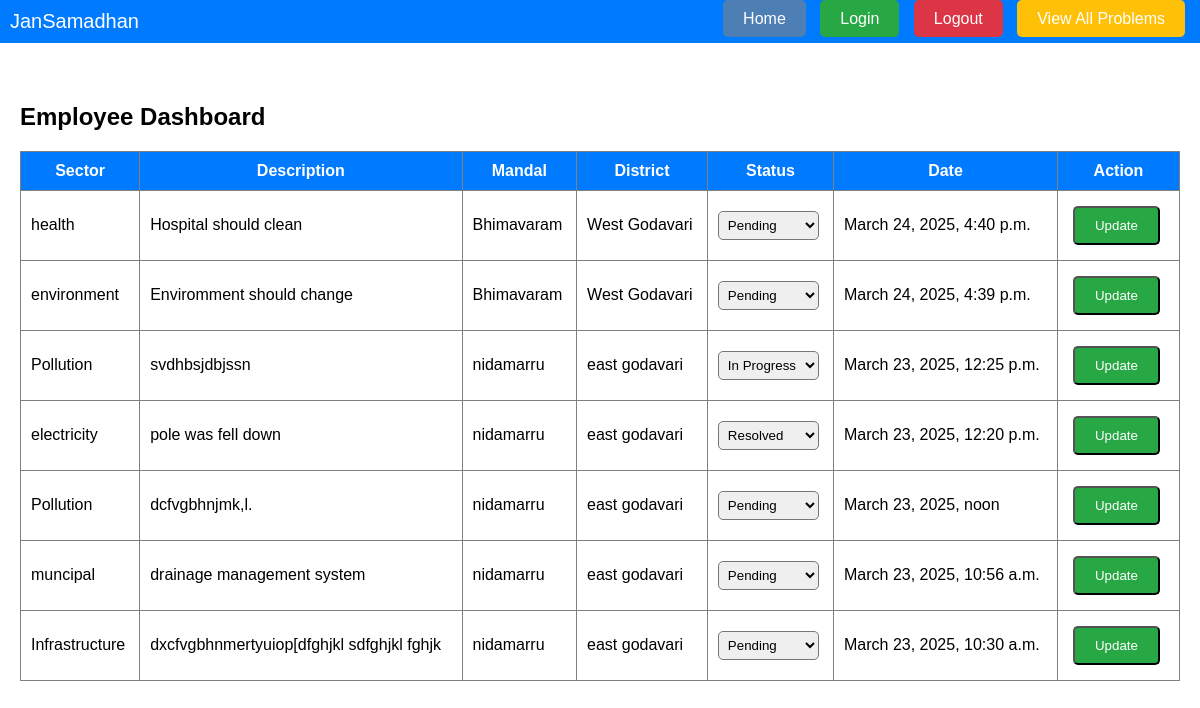
Screenshot of /employee_dashboard/ (signed in) with the database file from the repository.
### users/models.py (models this page shows)
class Problem(models.Model):
    SECTOR_CHOICES = [
        ('muncipal', 'muncipal'),
        ('electricity', 'electricity'),
        ('Pollution', 'Pollution'),
        ('environment', 'emviromment'),
        ('health','health'),
        ('education','education'),
        ('transport','transport'),
        ('Others', 'Others'),
    ]
    user = models.ForeignKey(CustomUser, on_delete=models.CASCADE)
    sector = models.CharField(max_length=50, choices=SECTOR_CHOICES)
    description = models.TextField()
    image = models.ImageField(upload_to='problem_images/', blank=True, null=True)
    mandal = models.CharField(max_length=100)
    district = models.CharField(max_length=100)
    status = models.CharField(max_length=20, default='Pending')
    submission_date = models.DateTimeField(auto_now_add=True)

### users/views.py (the view, shortened to what this page needs)
# urls.py: path('employee_dashboard/', views.employee_dashboard, name='employee_dashboard'),
@login_required
def employee_dashboard(request):
    problems = Problem.objects.all().order_by('-submission_date')
    return render(request, 'employee_dashboard.html', {'problems': problems})

### users/templates/employee_dashboard.html (shortened to what this page needs)
{% extends 'base.html' %}
{% block content %}
<div class="dashboard-container">
    <h2>Employee Dashboard</h2>
    {% if problems %}
        <form method="post">
            <table border="1" class="table" style="width: 100%; border-collapse: collapse; margin-top: 20px;">
                <thead style="background-color: #007bff; color: white;">
                    <tr>
                        <th style="padding: 10px;">Sector</th>
                        <th style="padding: 10px;">Description</th>
                        <th style="padding: 10px;">Mandal</th>
                        <th style="padding: 10px;">District</th>
                        <th style="padding: 10px;">Status</th>
                        <th style="padding: 10px;">Date</th>
                        <th style="padding: 10px;">Action</th>
                    </tr>
                </thead>
                <tbody>
                    {% for problem in problems %}
                    <tr>
                        <td style="padding: 10px;">{{ problem.sector }}</td>
                        <td style="padding: 10px;">{{ problem.description }}</td>
                        <td style="padding: 10px;">{{ problem.mandal }}</td>
                        <td style="padding: 10px;">{{ problem.district }}</td>
                        <td style="padding: 10px;">
                            <select name="status_{{ problem.id }}" style="padding: 5px; border-radius: 5px;">
                                <option value="Pending" {% if problem.status == "Pending" %}selected{% endif %}>Pending</option>
                                <option value="In Progress" {% if problem.status == "In Progress" %}selected{% endif %}>In Progress</option>
                                <option value="Resolved" {% if problem.status == "Resolved" %}selected{% endif %}>Resolved</option>
                            </select>
                        </td>
                        <td style="padding: 10px;">{{ problem.submission_date }}</td>
                        <td style="padding: 10px;">
                            <button type="submit" class="btn btn-success">Update</button>
                        </td>
                    </tr>
                    {% endfor %}
                </tbody>
            </table>
        </form>
    {% else %}
        <p>No problems submitted yet.</p>
    {% endif %}
</div>
{% endblock %}

### users/static/css/style.css (style rules this page uses)
body { font-family: Arial, sans-serif; margin: 0; padding: 0; }
.btn { padding: 10px 20px; margin: 5px; border-radius: 5px; text-decoration: none; color: white; }
.btn-success { background-color: #28a745; }

### rows the page displays
Problem: sector "health", description "Hospital should clean", mandal "Bhimavaram", district "West Godavari", status+id "Pending", submission_date "March 24, 2025, 4:40 p.m."
Problem: sector "environment", description "Enviromment should change", mandal "Bhimavaram", district "West Godavari", status+id "Pending", submission_date "March 24, 2025, 4:39 p.m."
Problem: sector "Pollution", description "svdhbsjdbjssn", mandal "nidamarru", district "east godavari", status+id "In Progress", submission_date "March 23, 2025, 12:25 p.m."
Problem: sector "electricity", description "pole was fell down", mandal "nidamarru", district "east godavari", status+id "Resolved", submission_date "March 23, 2025, 12:20 p.m."
Problem: sector "Pollution", description "dcfvgbhnjmk,l.", mandal "nidamarru", district "east godavari", status+id "Pending", submission_date "March 23, 2025, noon"
Problem: sector "muncipal", description "drainage management system", mandal "nidamarru", district "east godavari", status+id "Pending", submission_date "March 23, 2025, 10:56 a.m."
Problem: sector "Infrastructure", description "dxcfvgbhnmertyuiop[dfghjkl sdfghjkl fghjk", mandal "nidamarru", district "east godavari", status+id "Pending", submission_date "March 23, 2025, 10:30 a.m."
